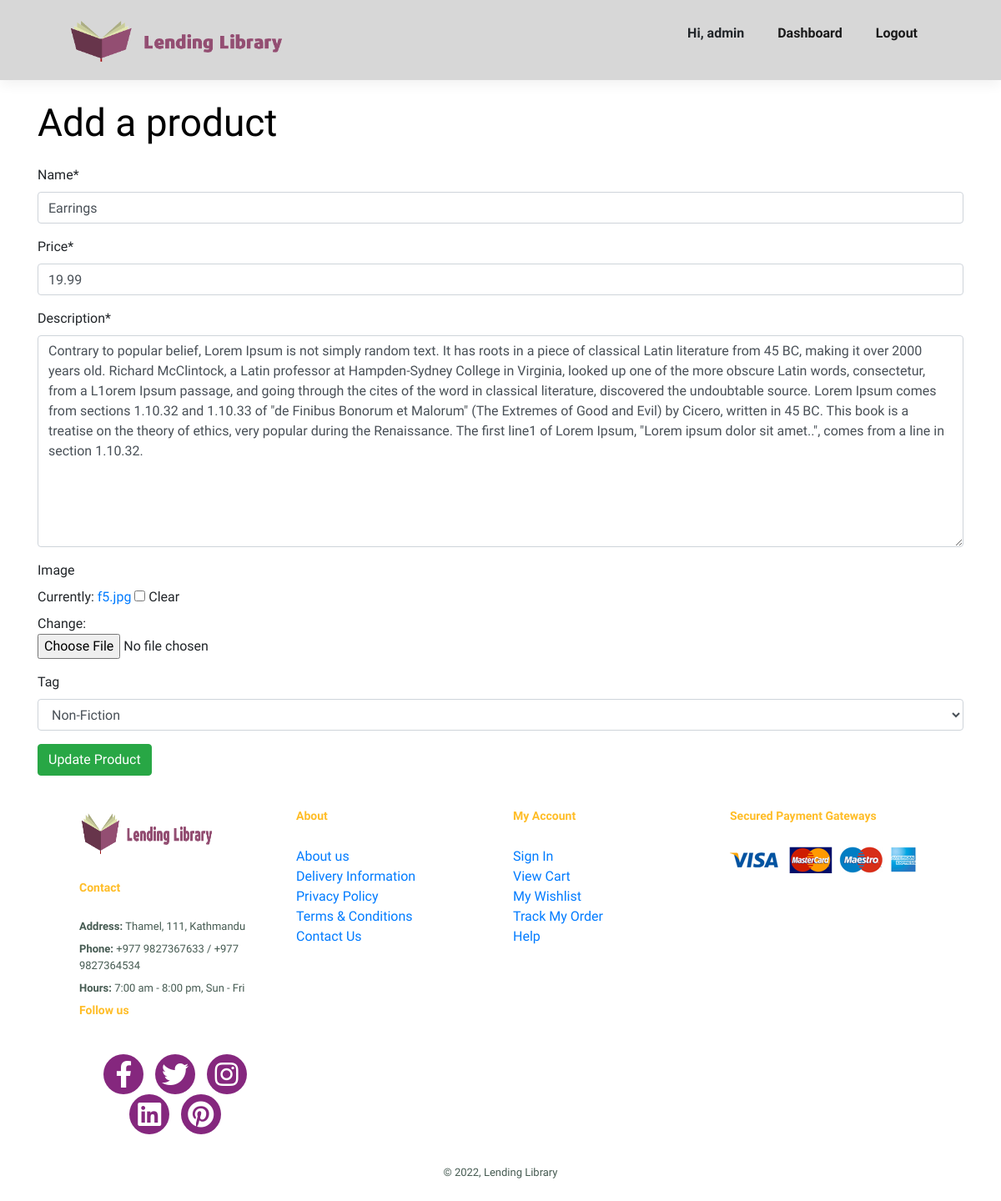
The app's page /products/3/update (signed in) with its own data.
### store/models.py (models this page shows, shortened)
class Product(models.Model):
	SKINCARE="skincare"
	PRODUCT_TAGS = (
		(SKINCARE, "Fiction"),
		("makeup", "Non-Fiction"),
		("bath&body", "Study")
	)
	name = models.CharField(max_length=200)
	tag= models.CharField(max_length=100, choices=PRODUCT_TAGS,default=SKINCARE,null=True,blank=True)
	price = models.FloatField()
	description = models.TextField()
	digital = models.BooleanField(default=False,null=True, blank=True)
	image = models.ImageField(null=True, blank=True)

### store/views.py (the view)
# urls.py: path('products/<pk>/update', views.ProductUpdateView.as_view(template_name="admin/product_update_form.html"), name="product_update_form"),
class ProductUpdateView(LoginRequiredMixin, SuccessMessageMixin, UpdateView):
	login_url = "/login/"
	model = Product
	fields = ["name", "price", "description",  "image", 'tag']
	template_name_suffix: str = "_update_form"
	success_url = '/view_products/'
	success_message = "Product updated successfully"

### store/templates/admin/product_update_form.html (shortened to what this page needs)
{% extends "base/index.html" %}
{% block content %}
{% load crispy_forms_tags %}
<div class="container">
  <h2 class="my-4">Add a product</h2>
{% if form.is_multipart %}
    <form enctype="multipart/form-data" method="post" >
{% else %}
    <form method="post" >
{% endif %}
{{ form | crispy }}
<button type="submit" class="btn btn-success">Update Product</button>
</form>
</div>
{% endblock %}

### store/templates/base/index.html (shortened to what this page needs)
{% load static %}
<!DOCTYPE html>
<html lang="en">
  <head>
    <link rel="stylesheet" href="https://stackpath.bootstrapcdn.com/bootstrap/4.4.1/css/bootstrap.min.css">
    <link
      rel="stylesheet"
      href="https://pro.fontawesome.com/releases/v5.10.0/css/all.css"
    />
    <link rel="stylesheet" href="{% static 'css/style.css' %}" />
  </head>
  <body>
    <section id="header">
      <a href="{{ store }}"><img src="{% static 'images/logo1.png' %}" class="logo" alt="" /></a>
      <div>
        <ul id="navbar">
          {% if request.user.is_superuser %}
            <li><strong>
            Hi, {{request.user.username}}
         </strong> </li>
          {% url 'admin_dashboard' as admin_dashboard %}
          <li><a href="{{ admin_dashboard }}"{% if request.path == admin_dashboard %} class="active"{% endif %}>Dashboard</a></li>
          {% url 'logout' as logout %}
          <li><a href="{{ logout }}"{% if request.path == logout %} class="active"{% endif %}>Logout</a></li>
          {% endif %}
        </ul>
      </div>
    </section>
    {% block content %}
    {% endblock %}
    <footer class="section-p1">
      <div class="col">
        <img class="logo" src="{% static 'images/logo1.png' %}" alt="" />
        <h4>Contact</h4>
        <p><strong> Address: </strong> Thamel, 111, Kathmandu</p>
        <p><strong> Phone: </strong> +977 9827367633 / +977 9827364534 </p>
        <p><strong> Hours: </strong> 7:00 am - 8:00 pm, Sun - Fri</p>
        <div class="follow">
          <h4>Follow us</h4>
          <div class="icon">
            <a href="https://www.facebook.com/" target="_blank" class="fab fa-facebook-f"></a>
            <a href="https://www.twitter.com/" target="_blank"class="fab fa-twitter"></a>
            <a href="https://www.instagram.com/" target="_blank"class="fab fa-instagram"></a>
            <a href="https://www.linkedin.com/" target="_blank"class="fab fa-linkedin"></a>
            <a href="https://www.pinterest.com/" target="_blank" class="fab fa-pinterest"></a>
          </div>
        </div>
      </div>
      <div class="col">
        <h4>About</h4>
        <a href="{{ about }}">About us</a>
        <a href="#">Delivery Information</a>
        <a href="#">Privacy Policy</a>
        <a href="#">Terms & Conditions</a>
        <a href="{{ contact }}">Contact Us</a>
      </div>
      <div class="col">
        <h4>My Account</h4>
        <a href="{{ register }}">Sign In</a>
        <a href="#">View Cart</a>
        <a href="#">My Wishlist</a>
        <a href="#">Track My Order</a>
        <a href="#">Help</a>
      </div>
      <div class="col install">
        <h4>Secured Payment Gateways</h4>
        <img src="/static/images/pay/pay.png" alt="" />
      </div>
      <div class="copyright">
        <p>© 2022, Lending Library</p>
      </div>
    </footer>
  </body>
  </html>

### static/css/style.css (style rules this page uses)
* { margin: 0; padding: 0; box-sizing: border-box; font-family: 'Spartan', sans-serif; }
html { --scrollbarBG: #cfd8dc; --thumbBG: #98a0c0; }
body { scrollbar-width: thin; scrollbar-color: var(--thumbBG) var(--scrollbarBG); }
section .logo { height: 7vh; width: 100%; }
h2 { font-size: 46px; line-height: 54px; color: rgb(0, 0, 0); }
h4 { font-size: 20px; color: #ffbd27; font-weight: bolder; }
p { font-size: 16px; color: #465b52; margin: 15px 0 20px 0; }
.section-p1 { padding: 40px 80px; }
body { width: 100%; }
#header { display: flex; align-items: center; justify-content: space-between; padding: 20px 80px; background-color: #d7d7d7; box-shadow: 0 5px 15px rgba(0, 0, 0, 0.06); z-index: 999; position: sticky; top: 0; left: 0; }
#navbar { display: flex; align-items: center; justify-content: center; }
#navbar li { list-style: none; padding: 0 20px; position: relative; }
#navbar li a { text-decoration: none; font-size: 16px; font-weight: 600; color: #1a1a1a; transition: 0.3s ease; }
footer { display: flex; flex-wrap: wrap; justify-content: space-between; }
footer .col { display: flex; flex-direction: column; align-items: flex-start; margin-bottom: 20px; }
footer .logo { margin-bottom: 30px; height: 7vh; width: 70%; }
footer h4 { font-size: 14px; padding-bottom: 20px; }
footer p { font-size: 13px; margin: 0 0 8px 0; }
footer .copyright { width: 100%; text-align: center; }
footer .icon { padding:1rem 0; text-align: center; }
footer .icon a { height: 3rem; width: 3rem; line-height: 3rem; font-size: 2rem; color:#fff; background:rgb(133, 39, 126);; margin:0 .3rem; border-radius: 50%; }

### records on screen
Product: name "Earrings", price "19.99", description "Contrary to popular belief, Lorem Ipsum is not simply random text. It has roots in a piece of classical Latin literature from 45 BC, making it over 2000 years old. Richard McClintock, a Latin professor at Hampden-Sydney College in Virginia, looked up one of the more obscure Latin words, consectetur, from a L1orem Ipsum passage, and going through the cites of the word in classical literature, discovered the undoubtable source. Lorem Ipsum comes from sections 1.10.32 and 1.10.33 of \"de Finibus Bonorum et Malorum\" (The Extremes of Good and Evil) by Cicero, written in 45 BC. This book is a treatise on the theory of ethics, very popular during the Renaissance. The first line1 of Lorem Ipsum,…", tag "Non-Fiction"

### other values on screen
{{ request.user.username }} "admin"
